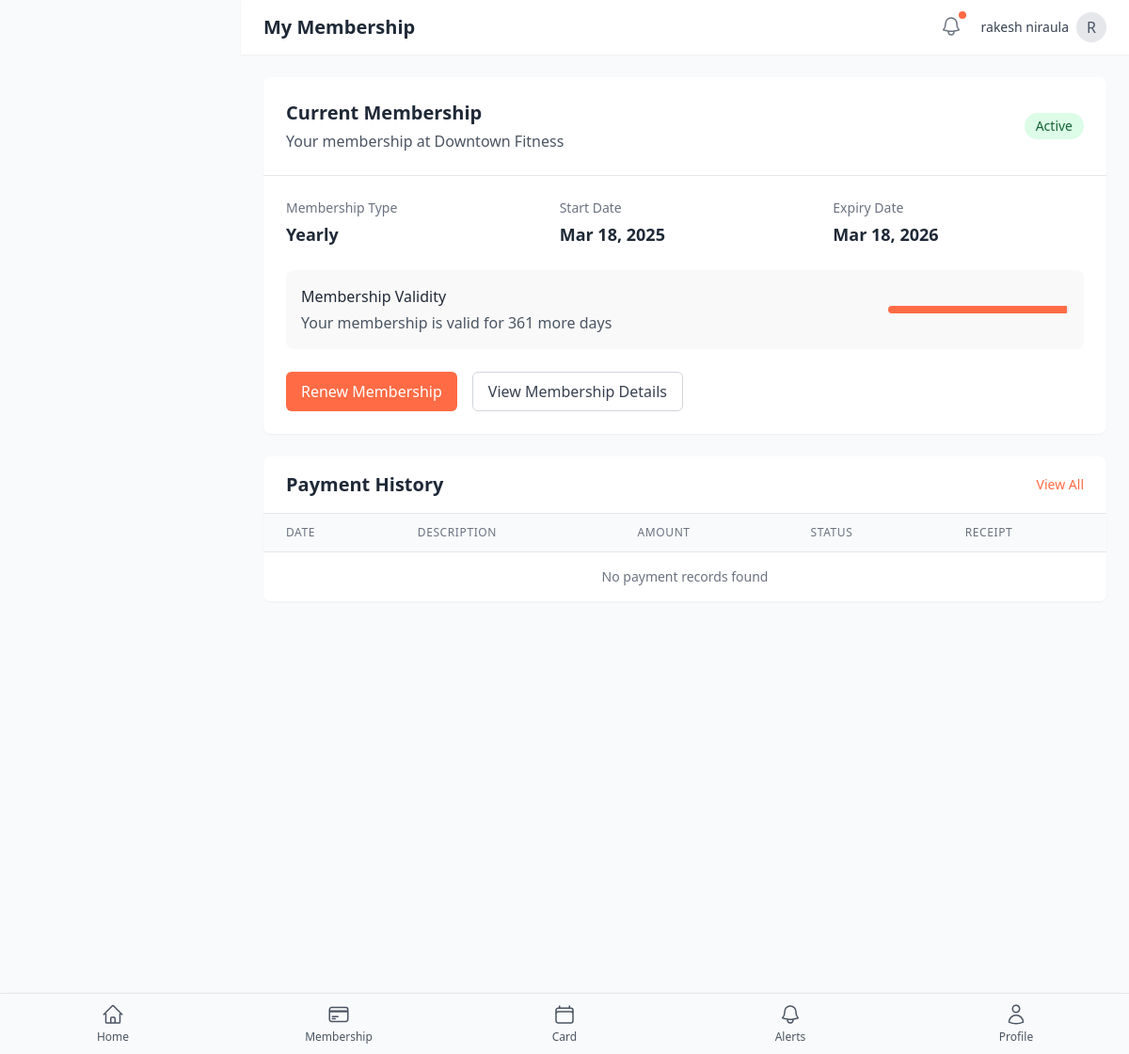
Screenshot of /customer/membership.php (signed in) with the database file from the repository.
### tables this page shows
CREATE TABLE `customers` (
  `id` int(11) NOT NULL,
  `first_name` varchar(50) NOT NULL,
  `last_name` varchar(50) NOT NULL,
  `address` varchar(255) DEFAULT NULL,
  `email` varchar(100) NOT NULL,
  `phone` varchar(20) NOT NULL,
  `date_of_birth` date DEFAULT NULL,
  `password` varchar(255) NOT NULL,
  `branch` varchar(50) NOT NULL,
  `subscription_type` enum('monthly','six_months','yearly') DEFAULT 'monthly',
  `fitness_goal` varchar(50) DEFAULT NULL,
  `emergency_contact_name` varchar(100) DEFAULT NULL,
  `emergency_contact_phone` varchar(20) DEFAULT NULL,
  `health_conditions` text DEFAULT NULL,
  `weight` decimal(5,2) DEFAULT NULL,
  `status` enum('active','inactive','suspended') NOT NULL DEFAULT 'active',
  `profile_image` varchar(255) DEFAULT NULL,
  `remember_token` varchar(100) DEFAULT NULL,
  `created_at` timestamp NOT NULL DEFAULT current_timestamp(),
  `updated_at` timestamp NOT NULL DEFAULT current_timestamp() ON UPDATE current_timestamp()
);

CREATE TABLE `branches` (
  `id` int(11) NOT NULL,
  `name` varchar(100) NOT NULL,
  `location` varchar(255) NOT NULL,
  `admin_id` int(11) DEFAULT NULL,
  `created_at` timestamp NOT NULL DEFAULT current_timestamp(),
  `updated_at` timestamp NOT NULL DEFAULT current_timestamp() ON UPDATE current_timestamp()
);

CREATE TABLE `memberships` (
  `id` int(11) NOT NULL,
  `customer_id` int(11) NOT NULL,
  `membership_type` varchar(50) NOT NULL,
  `status` varchar(20) NOT NULL,
  `start_date` date NOT NULL,
  `end_date` date NOT NULL,
  `created_at` timestamp NOT NULL DEFAULT current_timestamp()
);

### customer/membership.php (the view, shortened to what this page needs)
<?php
require_once '../includes/db_connect.php';
$customer_id = $_SESSION['customer_id'];
$stmt = $conn->prepare("SELECT c.*, b.name as branch_name, b.location
                        FROM customers c
                        LEFT JOIN branches b ON c.branch = b.name
                        WHERE c.id = ?");
$stmt->bind_param("i", $customer_id);
$stmt->execute();
$result = $stmt->get_result();
$customer = $result->fetch_assoc();
$stmt = $conn->prepare("SELECT * FROM memberships WHERE customer_id = ? ORDER BY end_date DESC");
$stmt->bind_param("i", $customer_id);
$stmt->execute();
$memberships = $stmt->get_result();
$current_membership = $memberships->fetch_assoc();
$stmt = $conn->prepare("SELECT * FROM payments WHERE customer_id = ? ORDER BY payment_date DESC LIMIT 5");
$stmt->bind_param("i", $customer_id);
$stmt->execute();
$payments = $stmt->get_result();
$days_remaining = 0;
$membership_status = 'Inactive';
if ($current_membership) {
    $end_date = new DateTime($current_membership['end_date']);
    $today = new DateTime();
    $days_remaining = $today->diff($end_date)->days;
    $membership_status = $current_membership['status'];
}
?>
<!DOCTYPE html>
<html lang="en">
<head>
    <script src="https://cdn.tailwindcss.com"></script>
</head>
<body class="bg-gray-50">
    <?php include 'includes/sidebar.php'; ?>
    <div id="content-wrapper" class="ml-0 lg:ml-64 min-h-screen transition-all duration-300">
        <header class="bg-white shadow-sm">
            <div class="flex justify-between items-center px-4 py-3 lg:px-6">
                <h1 class="text-xl font-semibold text-gray-800">My Membership</h1>
                <div class="flex items-center space-x-4">
                    <div class="relative">
                        <button class="p-1 text-gray-500 hover:text-gray-700 focus:outline-none">
                        </button>
                        <span class="absolute top-0 right-0 h-2 w-2 rounded-full bg-primary"></span>
                    </div>
                    <div class="flex items-center">
                        <span class="text-sm text-gray-700 mr-2 hidden sm:inline-block">
                            <?php echo htmlspecialchars($customer['first_name'] . ' ' . $customer['last_name']); ?>
                        </span>
                        <div class="h-8 w-8 rounded-full bg-gray-200 flex items-center justify-center text-gray-600">
                            <?php echo strtoupper(substr($customer['first_name'], 0, 1)); ?>
                        </div>
                    </div>
                </div>
            </div>
        </header>
        <main class="p-4 lg:p-6">
            <div class="bg-white rounded-lg shadow-sm overflow-hidden mb-6">
                <div class="p-6 border-b border-gray-200">
                    <div class="flex flex-col md:flex-row md:items-center md:justify-between">
                        <div>
                            <h2 class="text-xl font-semibold text-gray-800 mb-1">Current Membership</h2>
                            <p class="text-gray-600">
                                Your membership at <?php echo htmlspecialchars($customer['branch_name'] ?? $customer['branch']); ?>
                            </p>
                        </div>
                        <?php if ($current_membership && $membership_status == 'Active'): ?>
                            <div class="mt-4 md:mt-0">
                                <span class="inline-flex items-center px-3 py-1 rounded-full text-sm font-medium bg-green-100 text-green-800">
                                    Active
                                </span>
                            </div>
                        <?php endif; ?>
                    </div>
                </div>
                <div class="p-6">
                    <?php if ($current_membership): ?>
                        <div class="grid grid-cols-1 md:grid-cols-3 gap-6">
                            <div>
                                <h3 class="text-sm font-medium text-gray-500 mb-1">Membership Type</h3>
                                <p class="text-lg font-semibold text-gray-800">
                                    <?php echo ucfirst($current_membership['membership_type']); ?>
                                </p>
                            </div>
                            <div>
                                <h3 class="text-sm font-medium text-gray-500 mb-1">Start Date</h3>
                                <p class="text-lg font-semibold text-gray-800">
                                    <?php echo date('M d, Y', strtotime($current_membership['start_date'])); ?>
                                </p>
                            </div>
                            <div>
                                <h3 class="text-sm font-medium text-gray-500 mb-1">Expiry Date</h3>
                                <p class="text-lg font-semibold text-gray-800">
                                    <?php echo date('M d, Y', strtotime($current_membership['end_date'])); ?>
                                </p>
                            </div>
                        </div>
                        <?php if ($membership_status == 'Active'): ?>
                            <div class="mt-6">
                                <div class="bg-light rounded-lg p-4">
                                    <div class="flex flex-col md:flex-row md:items-center md:justify-between">
                                        <div>
                                            <h3 class="text-md font-medium text-gray-800 mb-1">Membership Validity</h3>
                                            <p class="text-gray-600">
                                                Your membership is valid for <?php echo $days_remaining; ?> more days
                                            </p>
                                        </div>
                                        <div class="mt-4 md:mt-0">
                                            <div class="w-full md:w-48 h-2 bg-gray-200 rounded-full overflow-hidden">
                                                <?php
                                                $total_days = (strtotime($current_membership['end_date']) - strtotime($current_membership['start_date'])) / (60 * 60 * 24);
                                                $percentage = min(100, max(0, ($days_remaining / $total_days) * 100));
                                                ?>
                                                <div class="h-full bg-primary" style="width: <?php echo $percentage; ?>%"></div>
                                            </div>
                                        </div>
                                    </div>
                                </div>
                            </div>
                        <?php endif; ?>
                        <div class="mt-6 flex flex-col sm:flex-row gap-4">
                            <button class="px-4 py-2 bg-primary text-white rounded-md hover:bg-opacity-90 transition-colors">
                                Renew Membership
                            </button>
                            <button class="px-4 py-2 border border-gray-300 text-gray-700 rounded-md hover:bg-gray-50 transition-colors">
                                View Membership Details
                            </button>
                        </div>
                    <?php endif; ?>
                </div>
            </div>
            <div class="bg-white rounded-lg shadow-sm overflow-hidden">
                <div class="px-6 py-4 border-b border-gray-200 flex justify-between items-center">
                    <h2 class="text-xl font-semibold text-gray-800">Payment History</h2>
                    <a href="#" class="text-sm font-medium" style="color: #FF6B45;">View All</a>
                </div>
                <div class="overflow-x-auto">
                    <table class="min-w-full divide-y divide-gray-200">
                        <thead class="bg-gray-50">
                            <tr>
                                <th scope="col" class="px-6 py-3 text-left text-xs font-medium text-gray-500 uppercase tracking-wider">Date</th>
                                <th scope="col" class="px-6 py-3 text-left text-xs font-medium text-gray-500 uppercase tracking-wider">Description</th>
                                <th scope="col" class="px-6 py-3 text-left text-xs font-medium text-gray-500 uppercase tracking-wider">Amount</th>
                                <th scope="col" class="px-6 py-3 text-left text-xs font-medium text-gray-500 uppercase tracking-wider">Status</th>
                                <th scope="col" class="px-6 py-3 text-left text-xs font-medium text-gray-500 uppercase tracking-wider">Receipt</th>
                            </tr>
                        </thead>
                        <tbody class="bg-white divide-y divide-gray-200">
                            <?php if ($payments && $payments->num_rows > 0): ?>
                                <?php while ($payment = $payments->fetch_assoc()): ?>
                                    <tr>
                                        <td class="px-6 py-4 whitespace-nowrap">
                                            <div class="text-sm text-gray-900"><?php echo date('M d, Y', strtotime($payment['payment_date'])); ?></div>
                                        </td>
                                        <td class="px-6 py-4 whitespace-nowrap">
                                            <div class="text-sm text-gray-900">
                                                <?php echo ucfirst($current_membership['membership_type'] ?? 'Premium'); ?> Membership
                                            </div>
                                        </td>
                                        <td class="px-6 py-4 whitespace-nowrap">
                                            <div class="text-sm text-gray-900">$<?php echo number_format($payment['amount'], 2); ?></div>
                                        </td>
                                        <td class="px-6 py-4 whitespace-nowrap">
                                            <span class="px-2 inline-flex text-xs leading-5 font-semibold rounded-full bg-green-100 text-green-800">
                                                <?php echo ucfirst($payment['status']); ?>
                                            </span>
                                        </td>
                                        <td class="px-6 py-4 whitespace-nowrap text-sm font-medium">
                                            <a href="#" class="text-primary hover:text-opacity-80">Download</a>
                                        </td>
                                    </tr>
                                <?php endwhile; ?>
                            <?php else: ?>
                                <tr>
                                    <td colspan="5" class="px-6 py-4 text-center text-sm text-gray-500">
                                        No payment records found
                                    </td>
                                </tr>
                            <?php endif; ?>
                        </tbody>
                    </table>
                </div>
            </div>
        </main>
    </div>
</body>
</html>

### customer/membership.php (style rules this page uses)
.bg-primary { background-color: #FF6B45; }
.bg-light { background-color: #f9f9f9; }
#content-wrapper { transition: margin-left 0.3s ease; }

### customer/includes/sidebar.php (style rules this page uses)
body { padding-bottom: 5rem; }

### rows the page displays
customers: first_name+last_name "rakesh niraula", first_name "R", branches.name "Downtown Fitness"
memberships: membership_type "Yearly", start_date "Mar 18, 2025", end_date "Mar 18, 2026", end_date "361"
